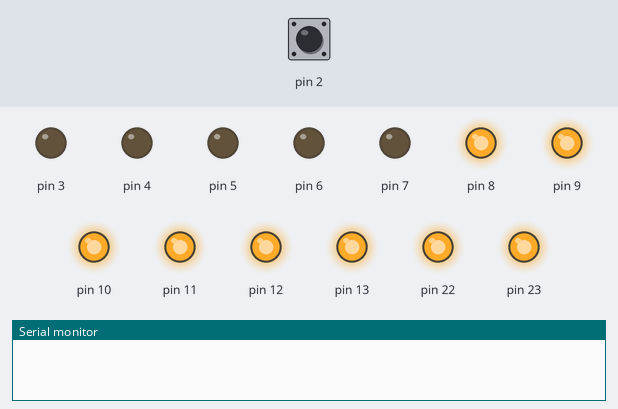
The sketch below on a simulated Arduino Uno, built with avr-gcc and run on an emulated ATmega328P. Parts: output pins drawn as LEDs (lit = HIGH), the last lines printed to the serial monitor. The inputs (shaded band) are chosen by the test bench; at power-on: pin 2 LOW.

Above: at 0.8 s.
0.9 s: pin 2 driven HIGH
At 2.1 s:
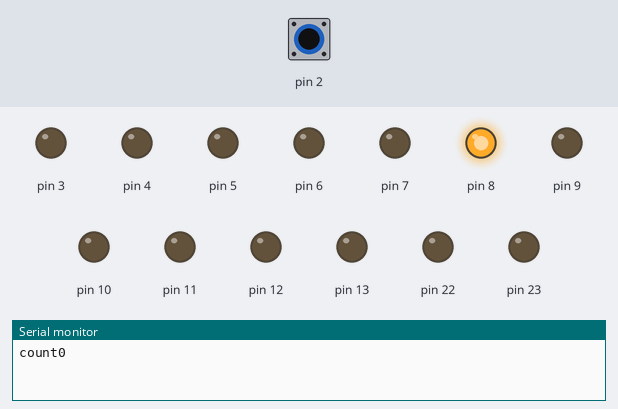
2.4 s: pin 2 pulsed LOW 5 times (0.12 s each, 0.3 s apart)
At 5.0 s:
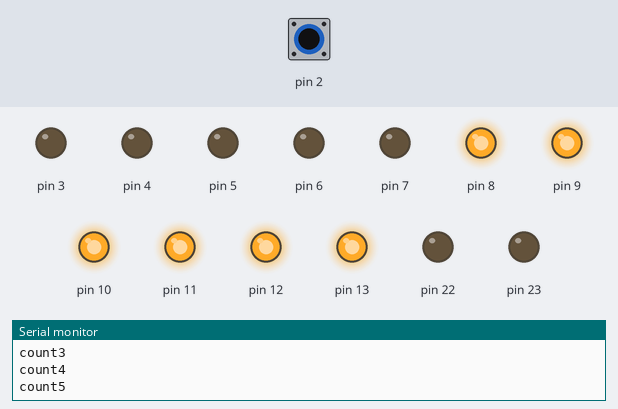
5.4 s: pin 2 pulsed LOW 2 times (0.12 s each, 0.3 s apart)
At 6.7 s:
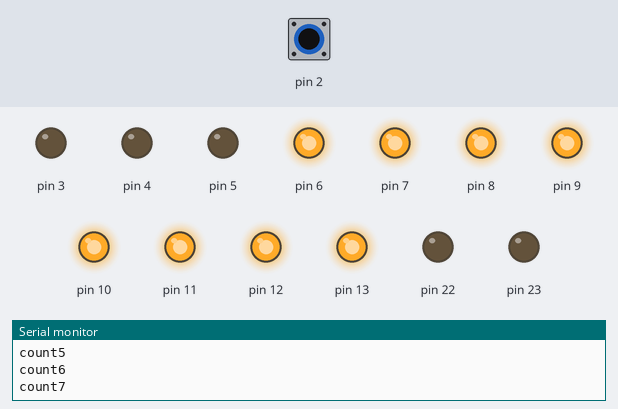
Timing chart, 0 to 8.4 s (numbered marks = the images above; inputs shaded):
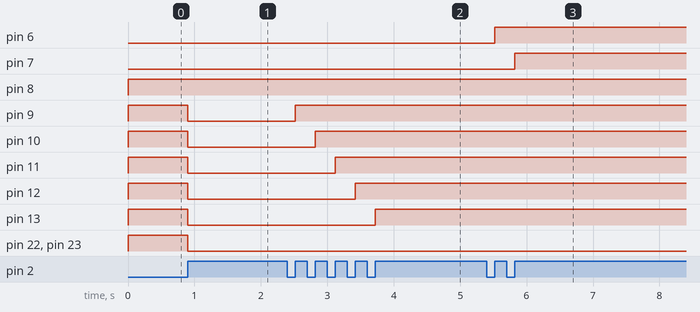

Measured:
- after the input at 0.9 s, pin 9–13, pin 22, pin 23: HIGH → LOW at once
- after the input at 2.4 s, pin 9: LOW → HIGH after 0.12 s; pin 10: LOW → HIGH after 0.42 s; pin 11: LOW → HIGH after 0.72 s; pin 12: LOW → HIGH after 1.0 s; pin 13: LOW → HIGH after 1.3 s
- after the input at 5.4 s, pin 6: LOW → HIGH after 0.12 s; pin 7: LOW → HIGH after 0.42 s

The sketch:

lab9-checkpoint02.ino
```cpp
#define F_CPU 16000000UL

#include <avr/io.h>
#include <avr/delay.h>
#include <avr/interrupt.h>
#include <avr/wdt.h>


#define wdt_timeout_2sec 7

void WDT__enable(uint8_t timeout_v) {
  unsigned char bakSREG;
  uint8_t prescaler;
  prescaler = timeout_v & 0x07;
  prescaler |= (1<<WDE);

  if (timeout_v > 7) {
    prescaler |= (1<<WDP3);
  }

  bakSREG = SREG;
  cli();
  wdt_reset();
  WDTCSR |= ((1<<WDCE) | (1<<WDE));
  WDTCSR = prescaler;
  SREG = bakSREG;
  sei();
}

void wait_until_sw_pressed(void) {
  uint8_t sw;
  do {
    do {
       wdt_reset();

       sw = PIND >> 2;
       sw &= 0x01;
    } while (sw);
    _delay_ms(10);
    wdt_reset();
    sw = PIND >> 2;
    sw &= 0x01;
  } while (sw);
  do {
    wdt_reset();
    sw = PIND >> 2;
    sw &= 0x01;
  } while (!sw);
}

void display_led(int count) {
  PORTD = 0b00000000;
  if (count == 0) PORTB = 0b00000000;
  else if (count == 1) PORTB = 0b00000001;
  else if (count == 2) PORTB = 0b00000011;
  else if (count == 3) PORTB = 0b00000111;
  else if (count == 4) PORTB = 0b00001111;
  else if (count == 5) PORTB = 0b00011111;
  else if (count == 6) PORTB = 0b00111111;
  else if (count == 7) {PORTB = 0b00111111; PORTD |= 0b01000000;}
  else if (count == 8) {PORTB = 0b00111111; PORTD |= 0b11000000;}
}

int main(void) {

  WDT__enable(wdt_timeout_2sec);

  DDRD = 0b11111011; // PD2 Input
  DDRB = 0xFF; // Port B Output
  PORTB = 0xFF;

  unsigned char count=0;
  Serial.begin(9600);

  while(1) {
    wait_until_sw_pressed();
    Serial.print("count");
    Serial.println(count);

    count++;
    if (count>8) count = 0;
    display_led(count);
  }

}
```
